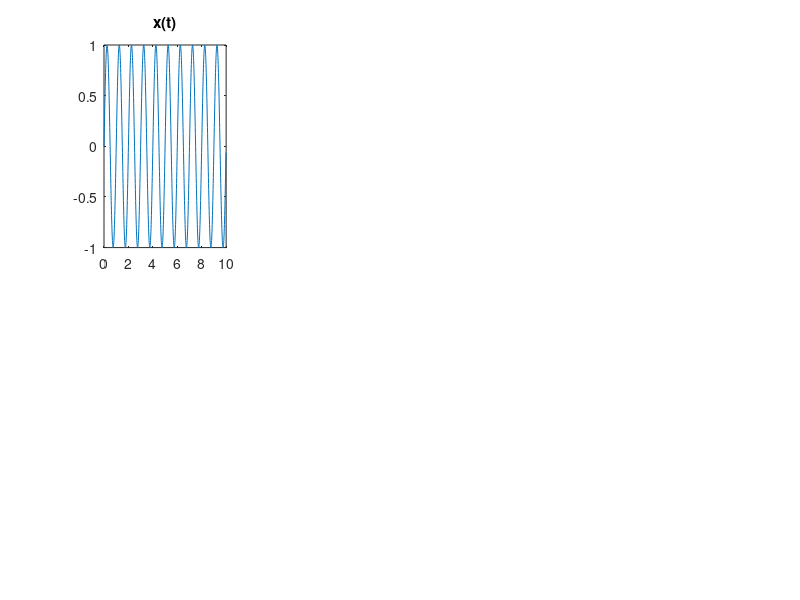

The MATLAB script that drew this image: (Note: this script raises an error after producing the figure.)
%%Ex 5
%%Ex 2)
clc;
clear all;

%%a)
T = 1;
Ta =  10 * T /1000;
t = [0:Ta:(10*T-Ta)]';
x = sin(2*pi*t);

subplot(2,8,[1,2]);
plot(t,x);
title("x(t)")


[X,fx] = SpectrumSMRemake(x,Ta,0,0);

subplot(2,8,[3,4]);
[x,Ta] = ReconstructSMRemake(X,fx,0);
title("x(t) Reconstruction")


%%b)
Ta = 0.01;
t = [0:Ta:5-Ta]';
y = sin(10*pi*t) + cos(12*pi*t) + cos(14*pi*t - pi/4);

subplot(2,8,[5,6]);
plot(t,y);
title("y(t)")

[Y,fy] = SpectrumSMRemake(y,Ta,0,0);


subplot(2,8,[7,8]);
[y,Ta] = ReconstructSMRemake(Y,fy,0);
title("y(t) Reconstruction")


%%c)
%%%HOW TO MAKE A SQUARE WAVE OF FREQUENCY 1Hz:
Ta = 0.01;
t = [0:Ta:5-Ta];
z = zeros(length(t));
z(1:length(z)/2) = 1;

subplot(2,8,[9,10]);
plot(t,z);
title("z(t)")


[Z, fz] = SpectrumSMRemake(z,Ta,0,0);

subplot(2,8,[11,12]);
[z,Ta] = ReconstructSMRemake(Z,fz,0);
title("z(t) Reconstruction")


%%d)
%%%HOW TO MAKE A TRINAGULAR WAVE OF FREQUENCY 1Hz:
Ta =  0.01;
t1 = [0 : Ta : (0.25-Ta)]';
t2 = [0.25 : Ta : (0.75-Ta)]';
t3 = [0.75 : Ta : (1-Ta)]';


x1 = (1/0.25)*t1;

b = 0.5/0.25;
x2 = -(1/0.25)*t2 + b;

c = -1/0.25;
x3 = (1/0.25)*t3 + c;

xp = [x1;x2;x3];
tp = [t1;t2;t3];

q = [xp ; xp ; xp ; xp ; xp];
t = [0 : Ta : (5-Ta)]';

subplot(2,8,[13,14]);
plot(t,q);
title("q(t)")

[Q,fq] = SpectrumSMRemake(q,Ta,0,0);


subplot(2,8,[15,16]);
[q,Ta] = ReconstructSMRemake(Q,fq,0);
title("q(t) Reconstruction")



%%%%%%%%%%%%%%%%%%%%%%%%%%%%%%%%%%%%%%%%%%%%%



figure(2)

N = 500;
Ta = 0.001;
t = [0:N-1] * Ta;
x = 0;

for i = 1 : 20
  x = x+ cos(rand()*20*2*pi*t + rand()*2*pi);
endfor

subplot(3,4,[1,2,3,4]);
plot(t,x);
title("Non-Periodic Sign Sequence");

[X,fX] = SpectrumSMRemake(x,Ta,0,0);
title("Spectrum without Blackman Windowing");

[XW,fXW] = SpectrumSMRemake(x,Ta,1,0);
title("Spectrum with Blackman Windowing");


subplot(3,4,[5,6,7,8]);
[x,Ta] = ReconstructSMRemake(X,fX,0);
title("Signal Reconstruction without Blackman");

subplot(3,4,[9,10,11,12]);
[x,Ta] = ReconstructSMRemake(XW,fXW,1);
title("Signal Reconstruction with Blackman");
